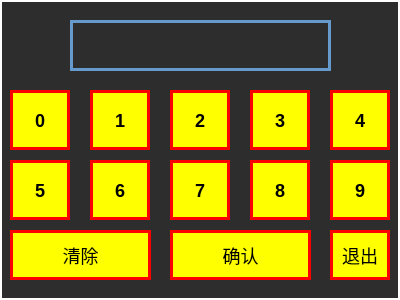
<?xml version="1.0" encoding="UTF-8"?>
<ui version="4.0">
 <class>CtrlInputModule</class>
 <widget class="QWidget" name="CtrlInputModule">
  <property name="geometry">
   <rect>
    <x>0</x>
    <y>0</y>
    <width>400</width>
    <height>300</height>
   </rect>
  </property>
  <property name="windowTitle">
   <string>Form</string>
  </property>
  <property name="styleSheet">
   <string notr="true"/>
  </property>
  <widget class="QPushButton" name="CtrlInputModule_Button_Num0">
   <property name="geometry">
    <rect>
     <x>10</x>
     <y>90</y>
     <width>60</width>
     <height>60</height>
    </rect>
   </property>
   <property name="focusPolicy">
    <enum>Qt::NoFocus</enum>
   </property>
   <property name="styleSheet">
    <string notr="true">font: 75 bold 18px ;
background-color: rgb(255, 255, 0);
border:3px solid;
border-color: rgb(255, 0, 0);
</string>
   </property>
   <property name="text">
    <string>0</string>
   </property>
  </widget>
  <widget class="QPushButton" name="CtrlInputModule_Button_Num1">
   <property name="geometry">
    <rect>
     <x>90</x>
     <y>90</y>
     <width>60</width>
     <height>60</height>
    </rect>
   </property>
   <property name="focusPolicy">
    <enum>Qt::NoFocus</enum>
   </property>
   <property name="styleSheet">
    <string notr="true">font: 75 bold 18px ;
background-color: rgb(255, 255, 0);
border:3px solid;
border-color: rgb(255, 0, 0);
</string>
   </property>
   <property name="text">
    <string>1</string>
   </property>
  </widget>
  <widget class="QPushButton" name="CtrlInputModule_Button_Num2">
   <property name="geometry">
    <rect>
     <x>170</x>
     <y>90</y>
     <width>60</width>
     <height>60</height>
    </rect>
   </property>
   <property name="focusPolicy">
    <enum>Qt::NoFocus</enum>
   </property>
   <property name="styleSheet">
    <string notr="true">font: 75 bold 18px ;
background-color: rgb(255, 255, 0);
border:3px solid;
border-color: rgb(255, 0, 0);
</string>
   </property>
   <property name="text">
    <string>2</string>
   </property>
  </widget>
  <widget class="QPushButton" name="CtrlInputModule_Button_Num3">
   <property name="geometry">
    <rect>
     <x>250</x>
     <y>90</y>
     <width>60</width>
     <height>60</height>
    </rect>
   </property>
   <property name="focusPolicy">
    <enum>Qt::NoFocus</enum>
   </property>
   <property name="styleSheet">
    <string notr="true">font: 75 bold 18px ;
background-color: rgb(255, 255, 0);
border:3px solid;
border-color: rgb(255, 0, 0);
</string>
   </property>
   <property name="text">
    <string>3</string>
   </property>
  </widget>
  <widget class="QPushButton" name="CtrlInputModule_Button_Num4">
   <property name="geometry">
    <rect>
     <x>330</x>
     <y>90</y>
     <width>60</width>
     <height>60</height>
    </rect>
   </property>
   <property name="focusPolicy">
    <enum>Qt::NoFocus</enum>
   </property>
   <property name="styleSheet">
    <string notr="true">font: 75 bold 18px ;
background-color: rgb(255, 255, 0);
border:3px solid;
border-color: rgb(255, 0, 0);
</string>
   </property>
   <property name="text">
    <string>4</string>
   </property>
  </widget>
  <widget class="QPushButton" name="CtrlInputModule_Button_Num6">
   <property name="geometry">
    <rect>
     <x>90</x>
     <y>160</y>
     <width>60</width>
     <height>60</height>
    </rect>
   </property>
   <property name="focusPolicy">
    <enum>Qt::NoFocus</enum>
   </property>
   <property name="styleSheet">
    <string notr="true">font: 75 bold 18px ;
background-color: rgb(255, 255, 0);
border:3px solid;
border-color: rgb(255, 0, 0);
</string>
   </property>
   <property name="text">
    <string>6</string>
   </property>
  </widget>
  <widget class="QPushButton" name="CtrlInputModule_Button_Num5">
   <property name="geometry">
    <rect>
     <x>10</x>
     <y>160</y>
     <width>60</width>
     <height>60</height>
    </rect>
   </property>
   <property name="focusPolicy">
    <enum>Qt::NoFocus</enum>
   </property>
   <property name="styleSheet">
    <string notr="true">font: 75 bold 18px ;
background-color: rgb(255, 255, 0);
border:3px solid;
border-color: rgb(255, 0, 0);
</string>
   </property>
   <property name="text">
    <string>5</string>
   </property>
  </widget>
  <widget class="QPushButton" name="CtrlInputModule_Button_Num7">
   <property name="geometry">
    <rect>
     <x>170</x>
     <y>160</y>
     <width>60</width>
     <height>60</height>
    </rect>
   </property>
   <property name="focusPolicy">
    <enum>Qt::NoFocus</enum>
   </property>
   <property name="styleSheet">
    <string notr="true">font: 75 bold 18px ;
background-color: rgb(255, 255, 0);
border:3px solid;
border-color: rgb(255, 0, 0);
</string>
   </property>
   <property name="text">
    <string>7</string>
   </property>
  </widget>
  <widget class="QPushButton" name="CtrlInputModule_Button_Num8">
   <property name="geometry">
    <rect>
     <x>250</x>
     <y>160</y>
     <width>60</width>
     <height>60</height>
    </rect>
   </property>
   <property name="focusPolicy">
    <enum>Qt::NoFocus</enum>
   </property>
   <property name="styleSheet">
    <string notr="true">font: 75 bold 18px ;
background-color: rgb(255, 255, 0);
border:3px solid;
border-color: rgb(255, 0, 0);
</string>
   </property>
   <property name="text">
    <string>8</string>
   </property>
  </widget>
  <widget class="QPushButton" name="CtrlInputModule_Button_Num9">
   <property name="geometry">
    <rect>
     <x>330</x>
     <y>160</y>
     <width>60</width>
     <height>60</height>
    </rect>
   </property>
   <property name="focusPolicy">
    <enum>Qt::NoFocus</enum>
   </property>
   <property name="styleSheet">
    <string notr="true">font: 75 bold 18px ;
background-color: rgb(255, 255, 0);
border:3px solid;
border-color: rgb(255, 0, 0);
</string>
   </property>
   <property name="text">
    <string>9</string>
   </property>
  </widget>
  <widget class="QPushButton" name="CtrlInputModule_Button_clear">
   <property name="geometry">
    <rect>
     <x>10</x>
     <y>230</y>
     <width>141</width>
     <height>50</height>
    </rect>
   </property>
   <property name="focusPolicy">
    <enum>Qt::NoFocus</enum>
   </property>
   <property name="styleSheet">
    <string notr="true">font: 75 18px ;
background-color: rgb(255, 255, 0);
border:3px solid;
border-color: rgb(255, 0, 0);
</string>
   </property>
   <property name="text">
    <string>清除</string>
   </property>
  </widget>
  <widget class="QPushButton" name="CtrlInputModule_Button_confirm">
   <property name="geometry">
    <rect>
     <x>170</x>
     <y>230</y>
     <width>141</width>
     <height>50</height>
    </rect>
   </property>
   <property name="focusPolicy">
    <enum>Qt::NoFocus</enum>
   </property>
   <property name="styleSheet">
    <string notr="true">font: 75 18px ;
background-color: rgb(255, 255, 0);
border:3px solid;
border-color: rgb(255, 0, 0);
</string>
   </property>
   <property name="text">
    <string>确认</string>
   </property>
  </widget>
  <widget class="QLabel" name="CtrlInputModule_Label_InputPW">
   <property name="geometry">
    <rect>
     <x>70</x>
     <y>20</y>
     <width>261</width>
     <height>51</height>
    </rect>
   </property>
   <property name="styleSheet">
    <string notr="true">font: 75 bold 34px ;
color: rgb(255, 255, 255);
border:3px solid rgb(102,154,204);</string>
   </property>
   <property name="text">
    <string/>
   </property>
   <property name="alignment">
    <set>Qt::AlignCenter</set>
   </property>
  </widget>
  <widget class="QLabel" name="CtrlInputModule_background">
   <property name="geometry">
    <rect>
     <x>0</x>
     <y>0</y>
     <width>400</width>
     <height>300</height>
    </rect>
   </property>
   <property name="styleSheet">
    <string notr="true">background-color: rgb(45, 45, 45);
border:2px solid rgb(255,255,255);</string>
   </property>
   <property name="text">
    <string/>
   </property>
  </widget>
  <widget class="QPushButton" name="CtrlInputModule_Button_Num0_2">
   <property name="geometry">
    <rect>
     <x>330</x>
     <y>230</y>
     <width>60</width>
     <height>50</height>
    </rect>
   </property>
   <property name="focusPolicy">
    <enum>Qt::NoFocus</enum>
   </property>
   <property name="styleSheet">
    <string notr="true">font: 75 18px ;
background-color: rgb(255, 255, 0);
border:3px solid;
border-color: rgb(255, 0, 0);
</string>
   </property>
   <property name="text">
    <string>退出</string>
   </property>
  </widget>
  <zorder>CtrlInputModule_background</zorder>
  <zorder>CtrlInputModule_Button_Num0</zorder>
  <zorder>CtrlInputModule_Button_Num1</zorder>
  <zorder>CtrlInputModule_Button_Num2</zorder>
  <zorder>CtrlInputModule_Button_Num3</zorder>
  <zorder>CtrlInputModule_Button_Num4</zorder>
  <zorder>CtrlInputModule_Button_Num6</zorder>
  <zorder>CtrlInputModule_Button_Num5</zorder>
  <zorder>CtrlInputModule_Button_Num7</zorder>
  <zorder>CtrlInputModule_Button_Num8</zorder>
  <zorder>CtrlInputModule_Button_Num9</zorder>
  <zorder>CtrlInputModule_Button_clear</zorder>
  <zorder>CtrlInputModule_Button_confirm</zorder>
  <zorder>CtrlInputModule_Label_InputPW</zorder>
  <zorder>CtrlInputModule_Button_Num0_2</zorder>
 </widget>
 <resources/>
 <connections/>
</ui>
